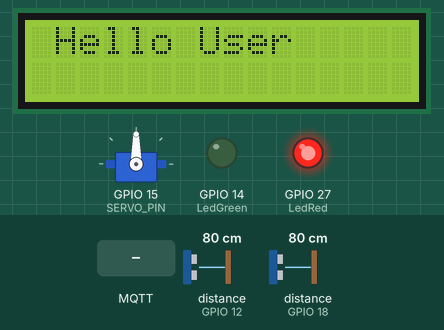
Bench run of a sketch on a simulated ESP32. Parts: 16×2 character LCD, servo, output pins drawn as LEDs (lit = HIGH). Wiring (inferred from the names in the program): ultrasonic range finder: trigger GPIO 5; echo GPIO 18. Inputs (shaded band) come from the test bench; at power-on: distance to the obstacle (sensors on GPIO 12, GPIO 18) 80 cm. The echo pulse lasts 58.3 µs per cm; WiFi joins after 1.5 s; servers stay silent unless stated; no MQTT or app messages arrive unless stated; pins used as bus, display or sensor lines are not drawn; what the sketch prints to the serial monitor is not drawn.

Above: at 2.7 s.
2.8 s: MQTT message "True" arrives on the first subscribed topic
At 2.98 s:
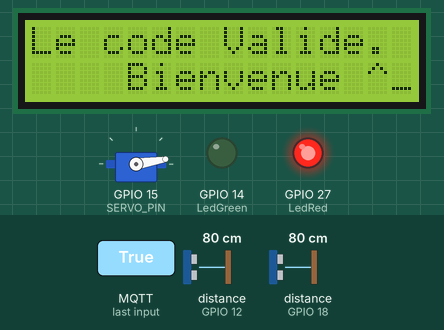
At 5.2 s:
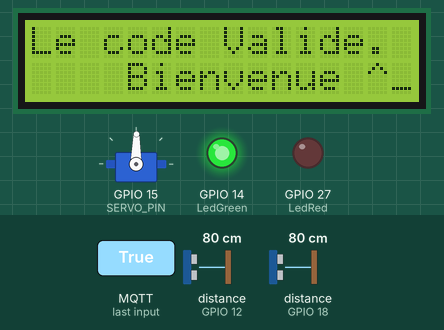
Timing chart, 0 to 16.2 s (numbered marks = the images above; inputs shaded):
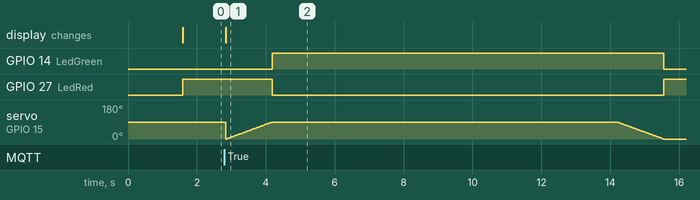

Measured:
- after the input at 2.8 s, GPIO 14 (LedGreen): LOW → HIGH after 1.4 s, → LOW 11.4 s later; GPIO 27 (LedRed): HIGH → LOW after 1.4 s, → HIGH 11.4 s later; the display: changes at once (image 1)

The sketch:

code_InControlDevice.ino
```cpp
#include <WiFi.h>
#include <PubSubClient.h>
#include <LiquidCrystal_I2C.h>
#include <ESP32Servo.h>
#include <NewPing.h>
#include <Keypad.h>

#define trigPinIn 5  // Trigger (emission)
#define echoPinIn 18  // Echo    (réception)

#define trigPinOut 13  // Trigger (emission)
#define echoPinOut 12  // Echo    (réception)

#define LedRed 27
#define LedGreen 14
#define SERVO_PIN  15// ESP32 pin GIOP18 connected to servo motor


#define ROW_NUM     4 // four rows
#define COLUMN_NUM  4 // four columns
char keys[ROW_NUM][COLUMN_NUM] = {
  {'1', '2', '3', 'A'},
  {'4', '5', '6', 'B'},
  {'7', '8', '9', 'C'},
  {'*', '0', '#', 'D'}
};

byte pin_rows[ROW_NUM]      = {19, 33, 26, 17}; // GIOP19, GIOP18, GIOP5, GIOP17 connect to the row pins
byte pin_column[COLUMN_NUM] = {16, 4, 0, 2};   // GIOP16, GIOP4, GIOP0, GIOP2 connect to the column pins

Keypad keypad = Keypad(makeKeymap(keys), pin_rows, pin_column, ROW_NUM, COLUMN_NUM );


/***********************************************************************************************************/
//"YOUR_MQTT_BROKER_IP_ADDRESS";
WiFiClient espClient;
PubSubClient client(espClient);

/***********************************************************************************************************/
// crée un objet servoMotor pour contrôler un servo, 12 objets servo peuvent être créés
Servo servoMotor;

/***********************************************************************************************************/
// définit le type d'écran lcd 16 x 2 et l'adresse
LiquidCrystal_I2C LCD(0x27, 16, 2);

/***********************************************************************************************************/
// définit le ssid et le passxord de WiFi
const char* ssid = "Asmaa";
const char* password = "123456789";

/***********************************************************************************************************/
// définit le MQTT broker, le port et le topic
const char* mqtt_server = "test.mosquitto.org";
const char* topic_pub = "pCheckIN";
const int mqtt_port = 1883;

int pos = 0;  //  variable pour stocker la position du servo
int msg;
char input_password[20];

// Variables utiles
long dureeIn;   // durée de l'echo
int distanceIn; // distance

long dureeOut;   // durée de l'echo
int distanceOut; // distance

long long now;
long long lastMsg = 0;
int x;
int y;

int Din;
int Dout;

/*********************************************** Enumerate **************************************************/
typedef enum Boolean_e{
  BarrOuver = 1,
  BarrFerm = 0
}Boolean_E;
/***********************************************************************************************************/
/*********************************************** Setup ******************************************************/
void setup()
{
  Serial.begin(115200);
  setup_wifi();

  client.setServer(mqtt_server, 1883);
  client.setCallback(callback);

  pinMode(trigPinIn, OUTPUT); // Configuration du port du Trigger comme une SORTIE
  pinMode(echoPinIn, INPUT);  // Configuration du port de l'Echo  comme une ENTREE

  pinMode(trigPinOut, OUTPUT); // Configuration du port du Trigger comme une SORTIE
  pinMode(echoPinOut, INPUT);  // Configuration du port de l'Echo  comme une ENTREE

  pinMode(LedRed, OUTPUT);
  pinMode(LedGreen, OUTPUT);

  LCD.init(); // initialisation de l'afficheurs
  LCD.backlight(); // active le rétro-éclairag
  LCD.setCursor(1, 0);
  LCD.print("Hello User");

  servoMotor.attach(SERVO_PIN);  // attache le servo sur la broche 9 à l'objet servo

  digitalWrite(LedRed, HIGH);
  Serial.println("LedRed Allume");
}
/***********************************************************************************************************/
/*********************************************** Loop ******************************************************/
void loop()
{
  char key;
  int str_len=0;

  long now = millis();
  if(now - lastMsg > 1000)
  {
    Din = CapteurIn();
    Serial.println(Din);
    if(Din < 3)
    {
      Serial.println("présence voiture");
      key = keypad.getKey();
      while(key != '#' && x == 0)
      {
        if (key)
        {
          Serial.println(key);
          input_password[str_len]= key; // append new character to input password string
          str_len++;
        }
      key = keypad.getKey() ;
      }
      x=1;
      Din = CapteurIn();
      Serial.println(Din);
    }

    if (!client.connected())
    {
      reconnect();
    }
    client.loop();
    client.publish(topic_pub, input_password);
  }

  Serial.println("pas voiture");

}
/***********************************************************************************************************/
/******************************************** WiFi Function ************************************************/
void setup_wifi()
{
  delay(10);
  // We start by connecting to a WiFi network
  Serial.println();
  Serial.print("Connecting to ");
  Serial.println(ssid);
  WiFi.begin(ssid, password);
  while (WiFi.status() != WL_CONNECTED)
  {
    delay(500);
    Serial.print(".");
  }

  Serial.println("");
  Serial.println("WiFi Connected !");
  Serial.println(WiFi.localIP());

}
/***********************************************************************************************************/
/*************************************** Receive Function **************************************************/
void callback(char* topic, byte* payload, unsigned int length)
{
  String messageConf;

  Serial.println("Avant : ");
  Serial.println(messageConf);

  Serial.print("Message arrived in topic: ");
  Serial.println(topic);

  Serial.print("Message:");
  for (int i = 0; i < length; i++)
  {
    Serial.println((char)payload[i]);
    messageConf += (char)payload[i];
  }

  Serial.println("Apres : ");
  Serial.println(messageConf);

  if(messageConf == "True")
  {
    LCD.setCursor(0,0);
    LCD.print("Le code Valide.");
    LCD.setCursor(4,1);
    LCD.print("Bienvenue ^_^");

    Serial.println("Le code valide");

    controlServo(BarrOuver);

    digitalWrite(LedRed, LOW);
    digitalWrite(LedGreen, HIGH);

    delay(5000);
    Dout = CapteurOut();
    while(Dout < 5)
    {
      Dout = CapteurOut();
      Serial.println(Dout);
    }

    delay(5000);
    controlServo(BarrFerm);

    digitalWrite(LedGreen, LOW);
    digitalWrite(LedRed, HIGH);
  }

  if(messageConf == "False")
  {
    LCD.clear();
    LCD.setCursor(0,0);
    LCD.print("Le code Invalide.");
    LCD.setCursor(1,1);
    LCD.print("Try again");
    Serial.println("Le code Invalide.");
  }

  Serial.println("-----------------------");
  x=0;
}
/***********************************************************************************************************/
/************************************* Connect server Function *********************************************/
void reconnect()
{
  while (!client.connected())
  {
    Serial.print("Attempting MQTT connection...");
    if (client.connect("ESP8266Client"))
    {
      Serial.println("connected");
      client.subscribe("pInConfirmation");
    }
    else
    {
      Serial.print("failed, rc=");
      Serial.print(client.state());
      Serial.println(" try again in 5 seconds");
      delay(5000);
    }
  }
}
/***********************************************************************************************************/
/************************************* Montant/Descendant Function *****************************************/
void controlServo(Boolean_E sens)
{
    //  Ouverture de la barrière
  if(sens)
  {
    for (pos = 0; pos < 90; pos++)
    {
      servoMotor.write(pos);
      delay(15);
    }
  }

    //  Fermeture de la barrière
  else
  {
    for (pos = 90; pos >= 0; pos--)
    {
      servoMotor.write(pos);
      delay(15);
    }
  }
}
/***********************************************************************************************************/
/****************************************** Read code Function *********************************************/
int CapteurOut()
{
    // Émission d'un signal de durée 10 microsecondes
  digitalWrite(trigPinOut, LOW);
  delayMicroseconds(5);
  digitalWrite(trigPinOut, HIGH);
  delayMicroseconds(10);
  digitalWrite(trigPinOut, LOW);

  // Écoute de l'écho
  dureeOut = pulseIn(echoPinOut, HIGH);

  // Calcul de la distance
  distanceOut = dureeOut*0.034/2;

  return distanceOut;
}

int CapteurIn()
{
    // Émission d'un signal de durée 10 microsecondes
  digitalWrite(trigPinIn, LOW);
  delayMicroseconds(5);
  digitalWrite(trigPinIn, HIGH);
  delayMicroseconds(10);
  digitalWrite(trigPinIn, LOW);

  // Écoute de l'écho
  dureeIn = pulseIn(echoPinIn, HIGH);

  // Calcul de la distance
  distanceIn = dureeIn*0.034/2;

  return distanceIn;
}
/***********************************************************************************************************/
```
